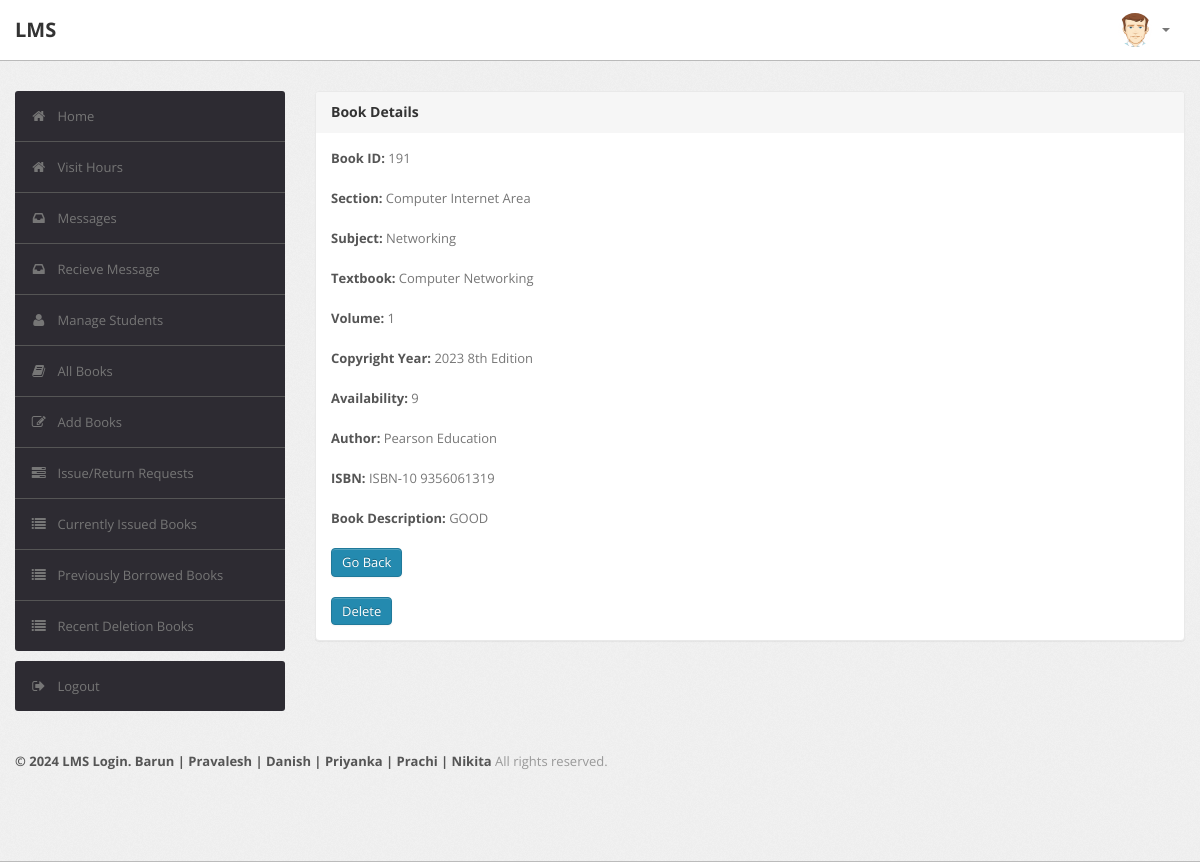
The app's page /librarian/bookdetails.php?id=191 with its own data.
### tables this page shows
CREATE TABLE `book` (
  `BookId` int(10) NOT NULL,
  `Section` varchar(255) NOT NULL,
  `Subject` varchar(50) DEFAULT NULL,
  `Textbook` varchar(255) NOT NULL,
  `Volume` varchar(255) DEFAULT NULL,
  `Year` varchar(50) DEFAULT NULL,
  `Availability` int(10) DEFAULT NULL,
  `Author` varchar(255) NOT NULL,
  `ISBN` varchar(255) NOT NULL,
  `Status` varchar(255) DEFAULT NULL
);

### librarian/bookdetails.php (the view, shortened to what this page needs)
<?php
require('dbconn.php');
?>
<?php
if ($_SESSION['RollNo'] !== 'staff') {
    ?>
<!DOCTYPE html>
<html lang="en">
    <head>
        <link type="text/css" href="bootstrap/css/bootstrap.min.css" rel="stylesheet">
        <link type="text/css" href="bootstrap/css/bootstrap-responsive.min.css" rel="stylesheet">
        <link type="text/css" href="css/theme.css" rel="stylesheet">
        <link type="text/css" href="images/icons/css/font-awesome.css" rel="stylesheet">
    </head>
    <body>
        <div class="navbar navbar-fixed-top">
            <div class="navbar-inner">
                <div class="container">
                        <a class="brand" href="index.php">LMS </a>
                    <div class="nav-collapse collapse navbar-inverse-collapse">
                        <ul class="nav pull-right">
                            <li class="nav-user dropdown"><a href="#" class="dropdown-toggle" data-toggle="dropdown">
                                <img src="images/user.png" class="nav-avatar" />
                                <b class="caret"></b></a>
                            </li>
                        </ul>
                    </div>
                </div>
            </div>
        </div>
        <div class="wrapper">
            <div class="container">
                <div class="row">
                    <div class="span3">
                        <div class="sidebar">
                            <ul class="widget widget-menu unstyled">
                                <li class="active"><a href="index.php"><i class="menu-icon icon-home"></i>Home
                                </a></li>
                                <li class="active"><a href="../qr/index.php"><i class="menu-icon icon-home"></i>Visit Hours
                                </a></li>
                                 <li><a href="message.php"><i class="menu-icon icon-inbox"></i>Messages</a>
                                </li>
                                <li><a href="recieve.php"><i class="menu-icon icon-inbox"></i>Recieve Message</a>
                                </li>
                                <li><a href="student.php"><i class="menu-icon icon-user"></i>Manage Students </a>
                                </li>
                                <li><a href="book.php"><i class="menu-icon icon-book"></i>All Books </a></li>
                                <li><a href="addbook.php"><i class="menu-icon icon-edit"></i>Add Books </a></li>
                                <li><a href="requests.php"><i class="menu-icon icon-tasks"></i>Issue/Return Requests </a></li>
                                <li><a href="current.php"><i class="menu-icon icon-list"></i>Currently Issued Books </a></li>
                                 <li><a href="pre.php"><i class="menu-icon icon-list"></i>Previously Borrowed Books </a></li>
                                <li><a href="history.php"><i class="menu-icon icon-list"></i>Recent Deletion Books </a></li>
                            </ul>
                            <ul class="widget widget-menu unstyled">
                                <li><a href="logout.php"><i class="menu-icon icon-signout"></i>Logout </a></li>
                            </ul>
                        </div>
                    </div>
                    <div class="span9">
                        <div class="content">
                        <div class="module">
                            <div class="module-head">
                                <h3>Book Details</h3>
                            </div>
                            <div class="module-body">
                        <?php
                            $x=$_GET['id'];
                            $sql="select * from LMS.book where BookId='$x'";
                            $result=$conn->query($sql);
                            $row=$result->fetch_assoc();
                                $bookid=$row['BookId'];
                                $section=$row['Section'];
                                 $subject=$row['Subject'];
                                $name=$row['Textbook'];
                                $vol=$row['Volume'];
                                $year=$row['Year'];
                                $avail=$row['Availability'];
                                 $author=$row['Author'];
                                  $isbn=$row['ISBN'];
                                $status=$row['Status'];
                                echo "<b>Book ID:</b> ".$bookid."<br><br>";
                                echo "<b>Section:</b> ".$section."<br><br>";
                                 echo "<b>Subject:</b> ".$subject."<br><br>";
                                echo "<b>Textbook:</b> ".$name."<br><br>";
                                 echo "<b>Volume:</b> ".$vol."<br><br>";
                                echo "<b>Copyright Year:</b> ".$year."<br><br>";
                                  echo "<b>Availability:</b> ".$avail."<br><br>";
                                    echo "<b>Author:</b> ".$author."<br><br>";
                                      echo "<b>ISBN:</b> ".$isbn."<br><br>";
                                echo "<b>Book Description:</b> ".$status."<br><br>";
                            ?>
                        <a href="book.php" class="btn btn-primary">Go Back</a>
                        <br></br>
                        <form action="delete.php" method="post">
                        <button onclick="return myFunction2()" name="delete" type="submit" class="btn btn-primary">Delete</button>
                        </form>
                               </div>
                           </div>
                            </div>
                </div>
            </div>
        </div>
<div class="footer">
            <div class="container">
                <b class="copyright">&copy; 2024 LMS Login. Barun | Pravalesh | Danish | Priyanka | Prachi | Nikita </b>All rights reserved.
            </div>
        </div>
    </body>
</html>
<?php }
else {
    echo "<script type='text/javascript'>alert('Access Denied!!!')</script>";
} ?>

### librarian/css/theme.css (style rules this page uses)
body { font-size: 13px; font-family: 'Open Sans', Arial, sans-serif; background: #fff; color: #777 }
h1, h2, h3, h4, h5, h6 { color: #333; margin-top: 0 }
h3 { font-size: 20px }
strong, b { color: #555 }
.wrapper { background: url(../images/bg.png) #eee; border-bottom: 1px solid #bbb; -webkit-box-shadow: 0 1px 2px rgba(0,0,0,0.1); -moz-box-shadow: 0 1px 2px rgba(0,0,0,0.1); box-shadow: 0 1px 2px rgba(0,0,0,0.1); padding: 30px 0 }
.footer { color: #999; padding: 30px 0 60px }
form { margin: 0 }
select, textarea, input[type="text"], input[type="password"], input[type="datetime"], input[type="datetime-local"], input[type="date"], input[type="month"], input[type="time"], input[type="week"], input[type="number"], input[type="email"], input[type="url"], input[type="search"], input[type="tel"], input[type="color"], .uneditable-input, label, input, button, select, textarea { -webkit-border-radius: 3px; -moz-border-radius: 3px; border-radius: 3px; font-size: 13px; font-family: 'Open Sans', Tahoma, Arial, sans-serif }
body [class^="icon-"], body [class*=" icon-"] { font-size: 14px; line-height: 20px; height: 20px }
.module { background: #fff; -webkit-border-radius: 3px; -moz-border-radius: 3px; border-radius: 3px; border: 1px solid #ccc; border-bottom-color: #bbb; -webkit-box-shadow: 0 0 1px rgba(0,0,0,0.2); -moz-box-shadow: 0 0 1px rgba(0,0,0,0.2); box-shadow: 0 0 1px rgba(0,0,0,0.2); margin-bottom: 30px }
.navbar { position: static!important; margin: 0!important }
.navbar .navbar-inner { background: #fff; border-bottom: 1px solid #bbb; -webkit-box-shadow: 0 1px 2px rgba(0,0,0,0.15); -moz-box-shadow: 0 1px 2px rgba(0,0,0,0.15); box-shadow: 0 1px 2px rgba(0,0,0,0.15) }
.navbar .brand { color: #333; font-weight: bold; font-size: 20px; margin-right: 20px; padding: 20px }
.navbar .nav>li>a { padding: 20px 15px; font-weight: bold; color: #777 }
.nav-user>a { height: 20px }
.nav-avatar { width: 34px; height: 34px; margin: -7px 5px 0 0; -webkit-border-radius: 50%; -moz-border-radius: 50%; border-radius: 50% }
.btn, .btn-box { -webkit-border-radius: 3px; -moz-border-radius: 3px; border-radius: 3px }
.btn { font-size: 13px; font-weight: 600 }
.btn { display: inline-block; margin-bottom: 0; font-weight: 400; text-align: center; vertical-align: middle; cursor: pointer; background-image: none; border: 1px solid transparent; white-space: nowrap; padding: 4px 10px; font-size: 13px; line-height: 1.42857; border-radius: 4px; -webkit-user-select: none; -moz-user-select: none; -ms-user-select: none; user-select: none }
.btn-primary { color: #fff; background-color: #248aaf; border-color: #20799a }
.widget-menu { background: #fff; -webkit-border-radius: 3px; -moz-border-radius: 3px; border-radius: 3px; overflow: hidden }
.widget-menu a { color: #555; display: block; line-height: 20px; padding: 15px; text-decoration: none!important }
.widget-menu .menu-icon { margin-right: 10px; color: #767676; -webkit-transition: all .2s ease-in-out; -moz-transition: all .2s ease-in-out; transition: all .2s ease-in-out; }
.widget-menu>li+li { border-top: 1px solid #555 }
.widget-menu>li>a { background-color: #2d2b32; color: #767676; -webkit-transition: all .2s ease-in-out; -moz-transition: all .2s ease-in-out; transition: all .2s ease-in-out; }
.module { box-shadow: 0 0 3px rgba(0,0,0,.1); border-color: #e9e9e9; margin-bottom: 20px; background-color: #fff; border-radius: 4px; -webkit-box-shadow: 0 1px 1px rgba(0,0,0,.05); box-shadow: 0 1px 1px rgba(0,0,0,.05); }
.module-head { color: #767676; background-color: #f6f6f6; border-color: #e9e9e9; padding: 10px 15px; border-bottom: 1px solid transparent; border-top-right-radius: 3px; border-top-left-radius: 3px; }
.module-head h3 { font-size: 14px; line-height: 20px; height: 20px; margin: 0 }
.module-body { padding: 15px }

### records on screen
book: BookId "191", Section "Computer Internet Area", Subject "Networking", Textbook "Computer Networking", Volume "1", Year "2023 8th Edition", Availability "9", Author "Pearson Education", ISBN "ISBN-10 9356061319", Status "GOOD"
